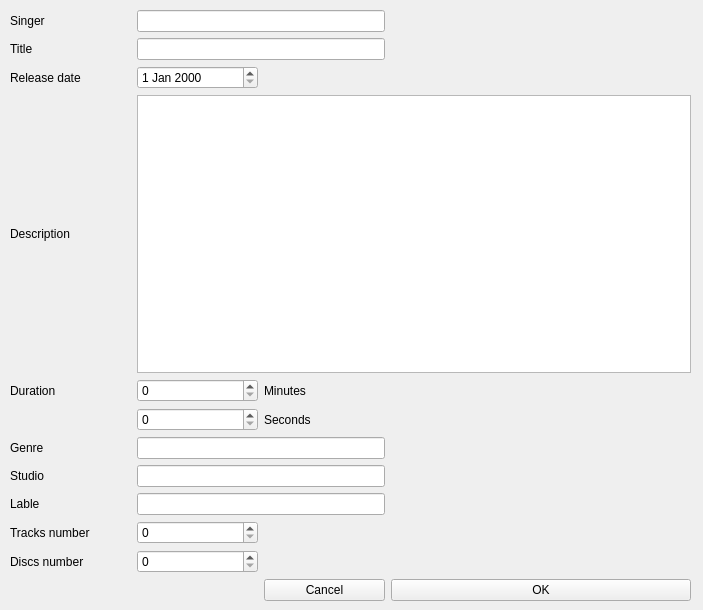
<?xml version="1.0" encoding="UTF-8"?>
<ui version="4.0">
 <class>EntryEdit</class>
 <widget class="QWidget" name="EntryEdit">
  <property name="geometry">
   <rect>
    <x>0</x>
    <y>0</y>
    <width>703</width>
    <height>610</height>
   </rect>
  </property>
  <property name="minimumSize">
   <size>
    <width>703</width>
    <height>610</height>
   </size>
  </property>
  <property name="maximumSize">
   <size>
    <width>703</width>
    <height>610</height>
   </size>
  </property>
  <property name="windowTitle">
   <string>Dialog</string>
  </property>
  <widget class="QWidget" name="gridLayoutWidget">
   <property name="geometry">
    <rect>
     <x>10</x>
     <y>10</y>
     <width>681</width>
     <height>591</height>
    </rect>
   </property>
   <layout class="QGridLayout" name="gridLayout">
    <item row="1" column="1" colspan="2">
     <widget class="QLineEdit" name="title_edit">
      <property name="maxLength">
       <number>100</number>
      </property>
     </widget>
    </item>
    <item row="10" column="1">
     <widget class="QSpinBox" name="tracks_number_spin_box">
      <property name="maximum">
       <number>1000</number>
      </property>
     </widget>
    </item>
    <item row="12" column="2">
     <widget class="QPushButton" name="cancel_button">
      <property name="text">
       <string>Cancel</string>
      </property>
     </widget>
    </item>
    <item row="2" column="1">
     <widget class="QDateEdit" name="date_spin_box"/>
    </item>
    <item row="5" column="2">
     <widget class="QLabel" name="label_12">
      <property name="text">
       <string>Seconds</string>
      </property>
     </widget>
    </item>
    <item row="4" column="1">
     <widget class="QSpinBox" name="minutes_spin_box">
      <property name="maximum">
       <number>1000</number>
      </property>
     </widget>
    </item>
    <item row="1" column="0">
     <widget class="QLabel" name="label_2">
      <property name="text">
       <string>Title</string>
      </property>
     </widget>
    </item>
    <item row="11" column="1">
     <widget class="QSpinBox" name="discs_number_spin_box">
      <property name="maximum">
       <number>1000</number>
      </property>
     </widget>
    </item>
    <item row="10" column="0">
     <widget class="QLabel" name="label_9">
      <property name="text">
       <string>Tracks number</string>
      </property>
     </widget>
    </item>
    <item row="9" column="0">
     <widget class="QLabel" name="label_8">
      <property name="text">
       <string>Lable</string>
      </property>
     </widget>
    </item>
    <item row="4" column="2">
     <widget class="QLabel" name="label_11">
      <property name="text">
       <string>Minutes</string>
      </property>
     </widget>
    </item>
    <item row="0" column="1" colspan="2">
     <widget class="QLineEdit" name="singer_edit">
      <property name="maxLength">
       <number>100</number>
      </property>
     </widget>
    </item>
    <item row="4" column="0">
     <widget class="QLabel" name="label_5">
      <property name="text">
       <string>Duration</string>
      </property>
     </widget>
    </item>
    <item row="2" column="0">
     <widget class="QLabel" name="label_3">
      <property name="text">
       <string>Release date</string>
      </property>
     </widget>
    </item>
    <item row="11" column="0">
     <widget class="QLabel" name="label_10">
      <property name="text">
       <string>Discs number</string>
      </property>
     </widget>
    </item>
    <item row="5" column="1">
     <widget class="QSpinBox" name="seconds_spin_box">
      <property name="maximum">
       <number>59</number>
      </property>
     </widget>
    </item>
    <item row="3" column="0">
     <widget class="QLabel" name="label_4">
      <property name="text">
       <string>Description</string>
      </property>
     </widget>
    </item>
    <item row="0" column="0">
     <widget class="QLabel" name="label">
      <property name="text">
       <string>Singer</string>
      </property>
     </widget>
    </item>
    <item row="3" column="1" colspan="3">
     <widget class="QTextEdit" name="desctiption_edit"/>
    </item>
    <item row="9" column="1" colspan="2">
     <widget class="QLineEdit" name="lable_edit">
      <property name="maxLength">
       <number>100</number>
      </property>
     </widget>
    </item>
    <item row="7" column="0">
     <widget class="QLabel" name="label_6">
      <property name="text">
       <string>Genre</string>
      </property>
     </widget>
    </item>
    <item row="12" column="3">
     <widget class="QPushButton" name="ok_button">
      <property name="text">
       <string>OK</string>
      </property>
     </widget>
    </item>
    <item row="8" column="0">
     <widget class="QLabel" name="label_7">
      <property name="text">
       <string>Studio</string>
      </property>
     </widget>
    </item>
    <item row="4" column="3">
     <spacer name="horizontalSpacer">
      <property name="orientation">
       <enum>Qt::Horizontal</enum>
      </property>
      <property name="sizeType">
       <enum>QSizePolicy::Fixed</enum>
      </property>
      <property name="sizeHint" stdset="0">
       <size>
        <width>300</width>
        <height>20</height>
       </size>
      </property>
     </spacer>
    </item>
    <item row="8" column="1" colspan="2">
     <widget class="QLineEdit" name="studio_edit">
      <property name="maxLength">
       <number>100</number>
      </property>
     </widget>
    </item>
    <item row="7" column="1" colspan="2">
     <widget class="QLineEdit" name="genre_edit">
      <property name="maxLength">
       <number>1000</number>
      </property>
     </widget>
    </item>
   </layout>
  </widget>
 </widget>
 <resources/>
 <connections/>
</ui>
